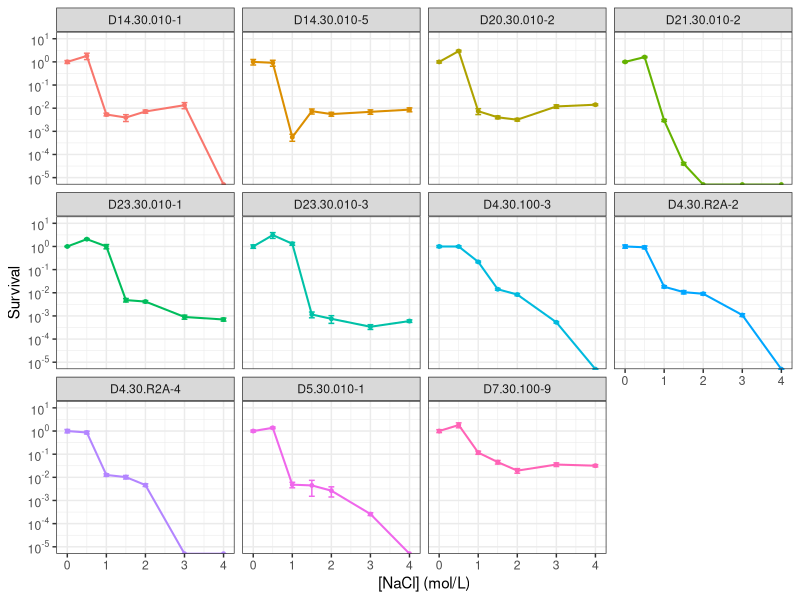

R code for this plot:
#REGRAS DE ENTRADA:
#*************ORDEM DAS COLUNAS: 1. Espécie | 2. Dose | 3-5. UFC | 6. Fator de Diluição **********************************
#Decimal é dado por vírgula
#Primeira linha é cabeçalho

#********** PACOTES **********
install.packages('ggplot2')   # Pacote para gráficos
library(ggplot2)
install.packages('matrixStats')   # Pacote para média e devio padrão de matrizes, no caso das gotas
library(matrixStats)
install.packages('MASS')    # Pacote necessário para a notação certa no eixo Y do gráfico
library(MASS)
install.packages('scales')    # Pacote para transformação em log10 do eixo y do gráfico
library(scales)
install.packages('dplyr')
library(dplyr)

#********** LEITURA **********
# Lê tabela em tsv, ou seja, separado por tab, vírgula como decimal, primeira linha é cabeçalho, preenche espáços vazios com NA
nacltab <- read.table("NaCltab.tsv", sep="\t", dec=",", quote="", header=TRUE, fill=TRUE)

#********** PRÉ-PROCESSAMENTO **********
ufc <- as.matrix(nacltab[,c(3,4,5)])    # Cria matriz com as contagens das 3 gotinhas
nome <- nacltab[,1]
dose <- nacltab[,2]   # Cria um vetor com doses de UVC dadas
media <- rowMeans(ufc, na.rm=TRUE)    # Tira média das gotinhas
media_cor <- media*nacltab[,6]*100    # Faz média corrigida pegando média, multiplicando pelo fator de diluição e por 100 para ser UFC/mL
desv_pad <- rowSds(ufc, na.rm=TRUE)   # Calcula o desvio padrão das três gotinhas
n <- rowSums(!is.na(ufc))   # Calcula quantas gotinhas tem (3 ou 2)
erro_pad <- desv_pad/(sqrt(n))    # Calcula erro padrão que, por definição, é desvio padrão sobre raiz quadrada do n
erro_media <- ((nacltab[,6]*100))*(erro_pad)    # Erro associado as médias corrigidas. Propagação do erro considerando normal.
media_cor_0 <- rep(c(media_cor[1], media_cor[8], media_cor[15], media_cor[22], media_cor[29], media_cor[36], media_cor[43], media_cor[50], media_cor[57], media_cor[64], media_cor[71]), each=7)    # Apenas os valores docontrole repetidos para fazer a sobrevivência
erro_media_0 <- rep(c(erro_media[1], erro_media[8], erro_media[15], erro_media[22], erro_media[29], erro_media[36], erro_media[43], erro_media[50], erro_media[57], erro_media[64], erro_media[71]), each=7)   # Apenas valores do erro associados aos controles para fazer o erro das sobrevivências
sobrev <- media_cor/media_cor_0   # Calcula sobrevivência (experimento sobre controle)
sobrev <- trunc(sobrev*10^5)/10^5   # Trunca valos na 4a casa decimal
erro_sobrev <- sqrt((sobrev^2)*(((erro_media/media_cor)^2)+((erro_media_0/media_cor_0)^2)))   # Calcula erro associado a sobrevivência com as fórmulas de propagação de erro
graftab <- cbind.data.frame(nome, dose, sobrev, erro_sobrev)   # Cria tabela para fazer os gráficos, com espécie, doses, sobrevivência e erro associado a sobrevivência

#********** GRÁFICOS **********
graf_sob_facet<- ggplot(graftab, aes(x=dose, y=sobrev, color=nome)) +
    geom_point(size=1)+   # Coloca as bolinhas
    geom_line(linewidth=.7)+   # Coloca as linhas
    geom_errorbar(aes(ymin=sobrev-erro_sobrev, ymax=sobrev+erro_sobrev), width=0.15, size=.5)+    # Coloca as barras de erro
    facet_wrap(~nome)+    # Deixa facetado por espécie
    theme_bw()+   # Muda a aparência para o tema certo
    xlab("[NaCl] (mol/L)")+    # Coloca o nome do eixo x
    ylab("Survival")+    # Coloca o nome do eixo y
    theme(
      panel.grid.major = element_line(size=.5),   # Define largura da linha maior do grid interno no gráfico
      panel.grid.minor = element_line(size=.2),   # Define largura da linha menor do grid interno do gráfico
      legend.position='none')+    # Retira a legenda
    scale_y_log10(limits = c(1e-5,10),   # Transforma o eixo y em log10 com limiter de 1 a 10^-5
                  labels = trans_format("log10", math_format(10^.x)),
                   breaks = trans_breaks("log10", function(x) 10^x, n=5))

ggsave('facetado.png')    # Salva gráfico que acabamos de criar como um arquivo
